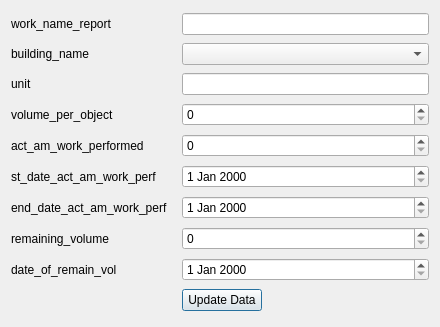
<?xml version="1.0" encoding="UTF-8"?>
<ui version="4.0">
 <class>DialogUpdateInReport_on_compl_works</class>
 <widget class="QDialog" name="DialogUpdateInReport_on_compl_works">
  <property name="geometry">
   <rect>
    <x>0</x>
    <y>0</y>
    <width>440</width>
    <height>327</height>
   </rect>
  </property>
  <property name="windowTitle">
   <string>DialogUpdateInReport_on_compl_works</string>
  </property>
  <layout class="QGridLayout" name="gridLayout">
   <item row="0" column="0">
    <widget class="QLabel" name="lwork_name_report">
     <property name="text">
      <string>work_name_report</string>
     </property>
    </widget>
   </item>
   <item row="1" column="0">
    <widget class="QLabel" name="lbuilding_name">
     <property name="text">
      <string>building_name</string>
     </property>
    </widget>
   </item>
   <item row="2" column="0">
    <widget class="QLabel" name="lunit">
     <property name="text">
      <string>unit</string>
     </property>
    </widget>
   </item>
   <item row="3" column="0">
    <widget class="QLabel" name="lvolume_per_object">
     <property name="text">
      <string>volume_per_object</string>
     </property>
    </widget>
   </item>
   <item row="4" column="0">
    <widget class="QLabel" name="lact_am_work_performed">
     <property name="text">
      <string>act_am_work_performed</string>
     </property>
    </widget>
   </item>
   <item row="5" column="0">
    <widget class="QLabel" name="lst_date_act_am_work_perf">
     <property name="text">
      <string>st_date_act_am_work_perf</string>
     </property>
    </widget>
   </item>
   <item row="6" column="0">
    <widget class="QLabel" name="lend_date_act_am_work_perf">
     <property name="text">
      <string>end_date_act_am_work_perf</string>
     </property>
    </widget>
   </item>
   <item row="7" column="0">
    <widget class="QLabel" name="lremaining_volume">
     <property name="text">
      <string>remaining_volume</string>
     </property>
    </widget>
   </item>
   <item row="8" column="0">
    <widget class="QLabel" name="ldate_of_remain_vol">
     <property name="text">
      <string>date_of_remain_vol</string>
     </property>
    </widget>
   </item>
   <item row="9" column="0">
    <spacer name="horizontalSpacer">
     <property name="orientation">
      <enum>Qt::Horizontal</enum>
     </property>
     <property name="sizeHint" stdset="0">
      <size>
       <width>165</width>
       <height>20</height>
      </size>
     </property>
    </spacer>
   </item>
   <item row="9" column="1">
    <widget class="QPushButton" name="pushButtonADDData">
     <property name="text">
      <string>Update Data</string>
     </property>
    </widget>
   </item>
   <item row="9" column="2">
    <spacer name="horizontalSpacer_2">
     <property name="orientation">
      <enum>Qt::Horizontal</enum>
     </property>
     <property name="sizeHint" stdset="0">
      <size>
       <width>140</width>
       <height>20</height>
      </size>
     </property>
    </spacer>
   </item>
   <item row="8" column="1" colspan="2">
    <widget class="QDateEdit" name="date_date_of_remain_vol"/>
   </item>
   <item row="7" column="1" colspan="2">
    <widget class="QSpinBox" name="sBremaining_volume"/>
   </item>
   <item row="6" column="1" colspan="2">
    <widget class="QDateEdit" name="date_end_date_act_am_work_perf"/>
   </item>
   <item row="5" column="1" colspan="2">
    <widget class="QDateEdit" name="date_st_date_act_am_work_perf"/>
   </item>
   <item row="4" column="1" colspan="2">
    <widget class="QSpinBox" name="sBact_am_work_performed"/>
   </item>
   <item row="3" column="1" colspan="2">
    <widget class="QSpinBox" name="sBvolume_per_object"/>
   </item>
   <item row="2" column="1" colspan="2">
    <widget class="QLineEdit" name="lineunit"/>
   </item>
   <item row="1" column="1" colspan="2">
    <widget class="QComboBox" name="cBbuilding_name"/>
   </item>
   <item row="0" column="1" colspan="2">
    <widget class="QLineEdit" name="linework_name_report"/>
   </item>
  </layout>
 </widget>
 <resources/>
 <connections/>
</ui>
